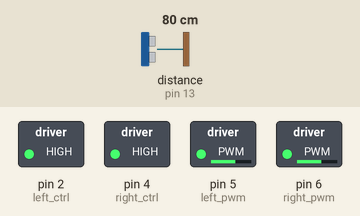
This sketch was run on a simulated Arduino Uno, built with avr-gcc and run on an emulated ATmega328P. Parts: switched loads named in the sketch (green lamp = pin HIGH). Wiring (inferred from the names in the program): ultrasonic range finder: trigger pin 12; echo pin 13. The inputs (shaded band) are chosen by the test bench; at power-on: distance to the obstacle (sensor on pin 13) 80 cm. The echo pulse lasts 58.3 µs per cm; pins used as bus, display or sensor lines are not drawn.

Above: at 1.9 s.
2.0 s: distance to the obstacle (sensor on pin 13) set to 23 cm
3.5 s: distance to the obstacle (sensor on pin 13) set to 18 cm
At 4.6 s:
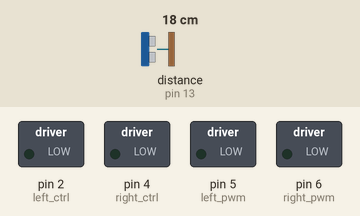
5.0 s: distance to the obstacle (sensor on pin 13) set to 4 cm
At 7.9 s:
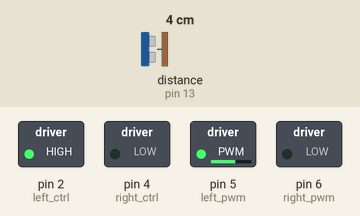
8.0 s: distance to the obstacle (sensor on pin 13) set to 2 cm
Timing chart, 0 to 11.0 s (numbered marks = the images above; inputs shaded):
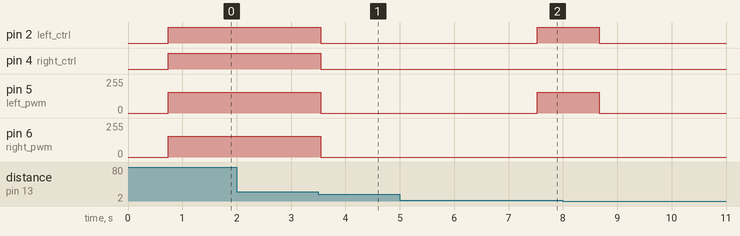

The sketch:

Avoiding_Car.ino
```cpp
#define SCL_Pin  A5  //Set the clock pin to A5
#define SDA_Pin  A4  //Set data pin to A4

int left_ctrl = 2;//define the direction control pins of group B motor
int left_pwm = 5;//define the PWM control pins of group B motor
int right_ctrl = 4;//define the direction control pins of group A motor
int right_pwm = 6;//define the PWM control pins of group A motor

#include "SR04.h"//define the library of ultrasonic sensor
#define TRIG_PIN 12// set the signal output of ultrasonic sensor to D12
#define ECHO_PIN 13//set the signal input of ultrasonic sensor to D13
SR04 sr04 = SR04(ECHO_PIN,TRIG_PIN);
long distance,a1,a2;//define three distance
const int servopin = A3;//set the pin of servo to A3

void setup() {
  pinMode(left_ctrl,OUTPUT);//set direction control pins of group B motor to OUTPUT
  pinMode(left_pwm,OUTPUT);//set PWM control pins of group B motor to OUTPUT
  pinMode(right_ctrl,OUTPUT);//set direction control pins of group A motor to OUTPUT
  pinMode(right_pwm,OUTPUT);//set PWM control pins of group A motor to OUTPUT
  pinMode(TRIG_PIN, OUTPUT); //Set the trig pin to output
  pinMode(ECHO_PIN, INPUT); //Set the echo pin to input
  servopulse(servopin,97);//the angle of servo is 90 degree
  delay(300);
  pinMode(SCL_Pin,OUTPUT);// Set the clock pin to output
  pinMode(SDA_Pin,OUTPUT);//Set the data pin to output
}

void loop()
 {
  avoid();//run the main program
}

void avoid()
{
  distance=sr04.Distance(); //obtain the value detected by ultrasonic sensor

  if((distance < 20)&&(distance != 0))//if the distance is greater than 0 and less than 10

  {
    car_Stop();//stop
    delay(1000);
    servopulse(servopin,167);//servo rotates to 160°
    delay(500);
    a1=sr04.Distance();//measure the distance
    delay(100);
    servopulse(servopin,27);//rotate to 20 degree
    delay(500);
    a2=sr04.Distance();//measure the distance
    delay(100);
    servopulse(servopin,97);  //Return to the 90 degree position
    delay(500);
    if(a1 > a2)//compare the distance, if left distance is more than right distance
    {
      car_left();//turn left
      servopulse(servopin,97);//servo rotates to 90 degree
      delay(700); //turn left 700ms
    }
    else//if the right distance is greater than the left
    {
      car_right();//turn right
      servopulse(servopin,97);//servo rotates to 90 degree
      delay(700);
    }
  }
  else//otherwise
  {
    car_front();//go forward
  }
}

void car_front()//car goes forward
{
  digitalWrite(left_ctrl,HIGH);
  analogWrite(left_pwm,155);
  digitalWrite(right_ctrl,HIGH);
  analogWrite(right_pwm,155);
}
void car_back()//go back
{
  digitalWrite(left_ctrl,LOW);
  analogWrite(left_pwm,100);
  digitalWrite(right_ctrl,LOW);
  analogWrite(right_pwm,100);
}
void car_left()//car turns left
{
  digitalWrite(left_ctrl, LOW);
  analogWrite(left_pwm, 0);
  digitalWrite(right_ctrl, HIGH);
  analogWrite(right_pwm, 155);
}
void car_right()//car turns right
{
  digitalWrite(left_ctrl, HIGH);
  analogWrite(left_pwm, 155);
  digitalWrite(right_ctrl, LOW);
  analogWrite(right_pwm, 0);
}
void car_Stop()//stop
{
  digitalWrite(left_ctrl,LOW);
  analogWrite(left_pwm,0);
  digitalWrite(right_ctrl,LOW);
  analogWrite(right_pwm,0);
}

void servopulse(int servopin,int myangle)//the running angle of servo
{
  for(int i=0; i<20; i++)
  {
    int pulsewidth = (myangle*11)+500;
    digitalWrite(servopin,HIGH);
    delayMicroseconds(pulsewidth);
    digitalWrite(servopin,LOW);
    delay(20-pulsewidth/1000);
  }
}
```

SR04.cpp
```cpp
#include "SR04.h"

SR04::SR04(int echoPin, int triggerPin) {
    _echoPin = echoPin;
    _triggerPin = triggerPin;
    pinMode(_echoPin, INPUT);
    pinMode(_triggerPin, OUTPUT);
    _autoMode = false;
    _distance = 999;
}


long SR04::Distance() {
    long d = 0;
    _duration = 0;
    digitalWrite(_triggerPin, LOW);
    delayMicroseconds(2);
    digitalWrite(_triggerPin, HIGH);
    delayMicroseconds(10);
    digitalWrite(_triggerPin, LOW);
    delayMicroseconds(2);
    _duration = pulseIn(_echoPin, HIGH, PULSE_TIMEOUT);
    d = MicrosecondsToCentimeter(_duration);
    delay(25);
    return d;
}

long SR04::DistanceAvg(int wait, int count) {
    long min, max, avg, d;
    min = 999;
    max = 0;
    avg = d = 0;

    if (wait < 25) {
        wait = 25;
    }

    if (count < 1) {
        count = 1;
    }

    for (int x = 0; x < count + 2; x++) {
        d = Distance();

        if (d < min) {
            min = d;
        }

        if (d > max) {
            max = d;
        }

        avg += d;
    }

    // substract highest and lowest value
    avg -= (max + min);
    // calculate average
    avg /= count;
    return avg;
}

void SR04::Ping() {
    _distance = Distance();
}

long SR04::getDistance() {
    return _distance;
}

long SR04::MicrosecondsToCentimeter(long duration) {
    long d = (duration * 100) / 5882;
    //d = (d == 0)?999:d;
    return d;
}
```

SR04.h
```cpp
#ifndef SR04_H
#define SR04_H

#if defined(ARDUINO) && ARDUINO >= 100
	#include "Arduino.h"
#else
	#include "WProgram.h"
#endif
//#include "pins_arduino.h"

#include <inttypes.h>

#define PULSE_TIMEOUT 150000L	// 100ms
#define DEFAULT_DELAY 10
#define DEFAULT_PINGS 5
class SR04 {
public:

	/**
	* Constructor
	* Ultrasonic sensor SR04, four connections pins
	* VCC, ECHO, TRIGGER, GND
	* <br>
	* \param echoPin digital INPUT-Pin for measuring distance
	* \param triggerPin if 10us high a trigger signal is generated from
	*					SR04
	*
	* \return void
	*/
	SR04(int echoPin, int triggerPin);

	/**
	* Do a measurment for this sensor. Return distance as long
	* in centimenter
	* \return long distance in centimeter
	*/
	long Distance();

	/**
	* Do count measurents and calculate the average.
	* To avoid defilement from ow/high peaks, min/max values
	* are substracted from the average
	*
	* \param wait delay between measurements, default = DEFAULT_DELAY/ms
	* \param count number of measurements, default DEFAULT_PINGS
	* \return long distance in centimeter
	**/
	long DistanceAvg(int wait=DEFAULT_DELAY, int count=DEFAULT_PINGS);

	/**
	* Do only a ping. Get result with methode getDistance()
	*
	* \param keine
	*/
	void Ping() ;

	/**
	* return latest distance. Methode Ping() should be called before
	* \param keine
	* \return Distanz in Zentimeter
	*/
	long getDistance();


private:
	/**
	* Do the measurement calculation and return result in centimeter
	* SR04 measure echo time to obstacle and return way.
	* <br>
	* Sound travels with 340m/sec
	* <br>
	* Example: Obstace 100cm away from SR04. Measure time is 100cm to
	* obstacle and 100cm return = 200cm
	* <br>
	* 1sec = 1000ms = 1.000.000uS
	* 1.000.000 / 340 = Distance in microseconds for 100cm
	* 2941uS fuer 100cm = 5882 uS fuer 200cm
	*
	* duration / 5882 * 100 = distance in cm
	*/
	long MicrosecondsToCentimeter(long duration);

	long _currentDistance;
	int _echoPin, _triggerPin;
	long _duration, _distance;
	bool _autoMode;
};
#endif
```

Measured:
- the behaviour switches between 21 and 20 cm on distance to the obstacle (sensor on pin 13) (found by bisection; images 0 and 1)
- after the input at 2.0 s, every drawn part: stays the same
- after the input at 3.5 s, pin 2 (left_ctrl), pin 4 (right_ctrl): HIGH → LOW at once; pin 5 (left_pwm), pin 6 (right_pwm): 155/255 → 0/255 at once
